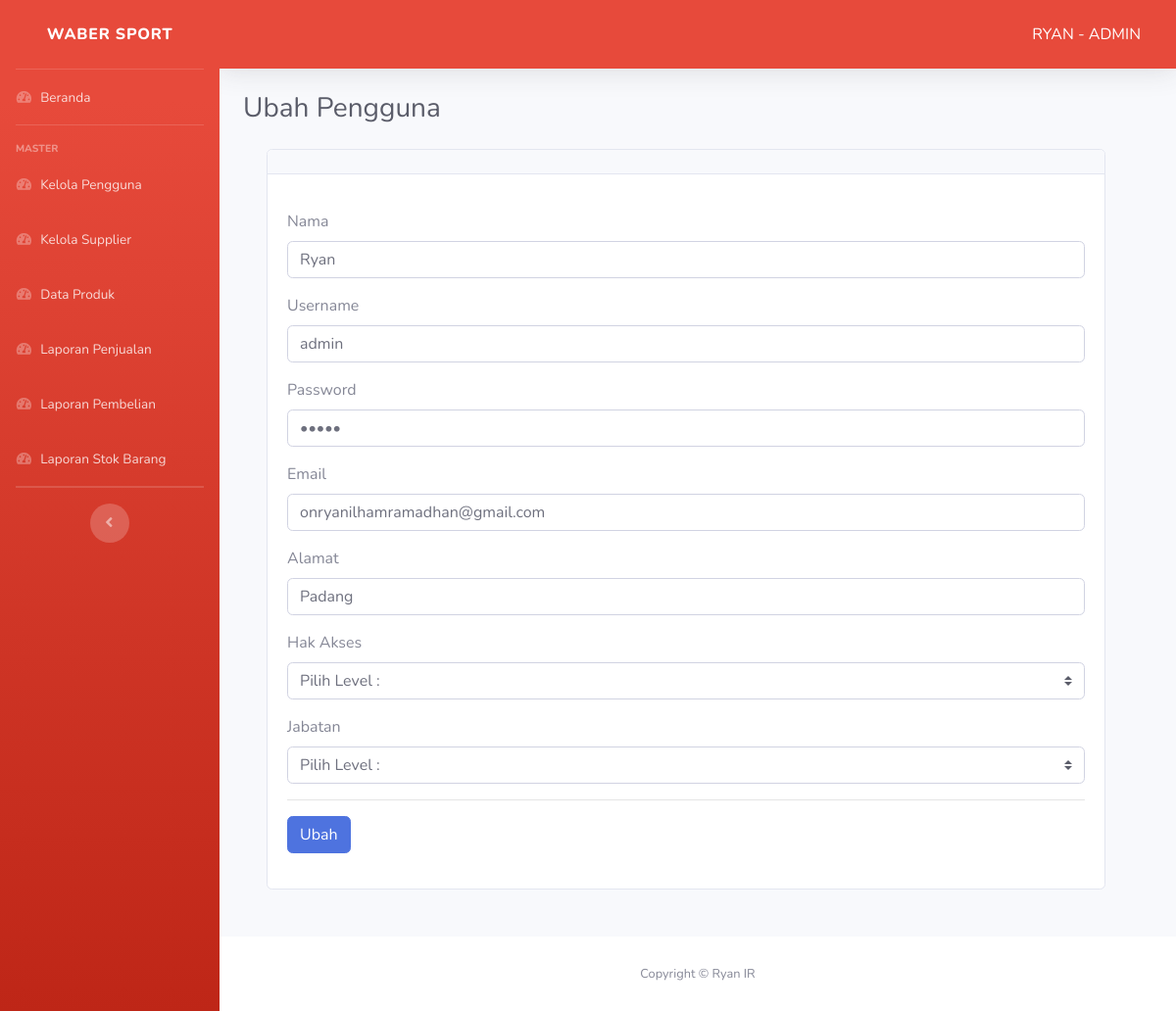
The app's page /pages/pimpinan/ubah-pengguna.php?id=7 (signed in) with its own data.
### tables this page shows
CREATE TABLE `user` (
  `id_user` int(11) NOT NULL,
  `nama` varchar(20) NOT NULL,
  `username` varchar(20) NOT NULL,
  `password` varchar(20) NOT NULL,
  `email` varchar(30) NOT NULL,
  `hak_akses` varchar(20) NOT NULL,
  `alamat` varchar(40) DEFAULT NULL,
  `jabatan` varchar(20) NOT NULL
);

### pages/pimpinan/ubah-pengguna.php (the view, shortened to what this page needs)
<!DOCTYPE html>
<html lang="en">
<head>
    <?php include '../../layout/header.php' ?>
</head>
<body id="page-top">
    <div id="wrapper">
        <?php include '../../layout/sidebar-pimpinan.php' ?>
        <div id="content-wrapper" class="d-flex flex-column">
            <div id="content">
                <?php include '../../layout/topbar.php' ?>
                <div class="container-fluid">
                    <div class="d-sm-flex align-items-center justify-content-between mb-4">
                        <h1 class="h3 mb-0 text-gray-800">Ubah Pengguna</h1>
                    </div>
                    <div class="container row">
                        <div class="col-12">
                            <div class="card mb-5">
                                <div class="card-header">
                                </div>
                                <div class="card-body">
                                    <?php
                                    include "../../koneksi.php";
                                    $id = $_GET['id'];
                                    $data = mysqli_query($koneksi, "select * from user where id_user='$id'");
                                    while ($d = mysqli_fetch_array($data)) {
                                    ?>
                                        <form action="ubah-pengguna-proses.php" method="post">
                                            <div class="form-group">
                                                <label for="nama">Nama</label>
                                                <input type="text" name="nama" id="nama" value="<?php echo $d['nama']; ?>" class="form-control" required />
                                            </div>
                                            <div class="form-group">
                                                <label for="username">Username</label>
                                                <input type="text" name="username" id="username" value="<?php echo $d['username']; ?>" class="form-control" required />
                                            </div>
                                            <div class="form-group">
                                                <label for="password">Password</label>
                                                <input type="password" name="password" id="password" value="<?php echo $d['password']; ?>" class="form-control" required />
                                            </div>
                                            <div class="form-group">
                                                <label for="email">Email</label>
                                                <input type="email" name="email" id="email" value="<?php echo $d['email']; ?>" class="form-control" required />
                                            </div>
                                            <div class="form-group">
                                                <label for="alamat">Alamat</label>
                                                <input type="text" name="alamat" id="alamat" value="<?php echo $d['alamat']; ?>" class="form-control" required />
                                            </div>
                                            <div class="form-group">
                                                <label for="hak_akses">Hak Akses</label>
                                                <select name="hak_akses" id="hak_akses" class="custom-select">
                                                    <option selected disabled value="">Pilih Level :</option>
                                                </select>
                                            </div>
                                            <div class="form-group">
                                                <label for="jabatan">Jabatan</label>
                                                <select name="jabatan" id="jabatan" class="custom-select">
                                                    <option selected disabled value="">Pilih Level :</option>
                                                </select>
                                            </div>
                                            <hr>
                                            <div class="form-group">
                                                <input type="submit" class="btn btn-primary" value="Ubah" />
                                            </div>
                                        </form>
                                    <?php
                                    }
                                    ?>
                                </div>
                            </div>
                        </div>
                    </div>
                </div>
            </div>
            <?php include '../../layout/footer.php' ?>
        </div>
    </div>
</body>
</html>

### records on screen
user: nama "Ryan", username "admin", email "onryanilhamramadhan@gmail.com", alamat "Padang"

### other values on screen
$_SESSION['nama'] "RYAN"
$_SESSION['jabatan'] "ADMIN"
